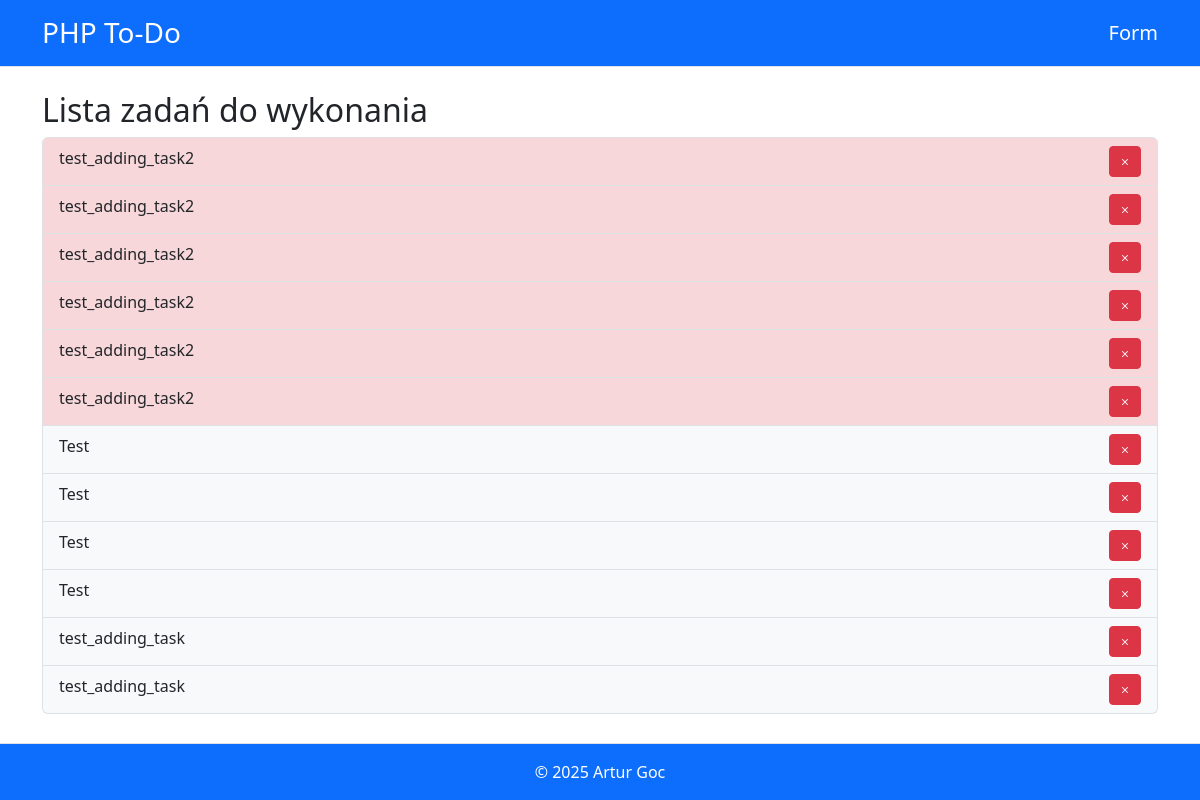
Before: / with the older database file.
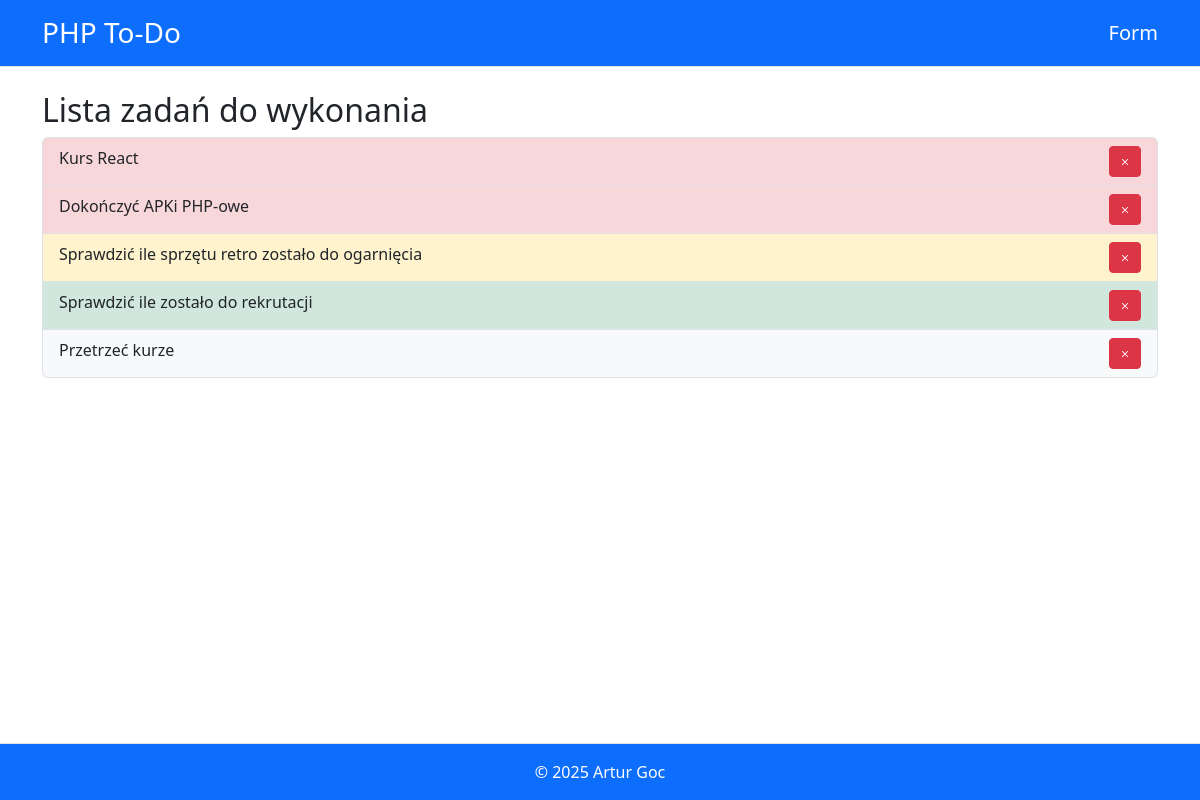
After: the same page with the newer database file.
### tables this page shows
CREATE TABLE tasks (
  id INTEGER PRIMARY KEY AUTOINCREMENT,
  title TEXT NOT NULL,
  created_at DATETIME DEFAULT CURRENT_TIMESTAMP
, priority INTEGER DEFAULT 0);

### src/Controller/TaskController.php (called while the page is built, shortened)
<?php
class TaskController {
    private Task $app;
    private $data;
    public function __construct()
    {
         $this->app = new Task;
         $this->data = null;
    }
    public function getData(): mixed {
        return $this->data;
    }
    public function handleRequests() {
                 $action = $_GET['action'] ?? 'list';
                    switch($action) {
                        default:
                            $this->data = $this->app->getAll();
                            break;
                    }
    }
}
?>

### src/Model/Task.php (called while the page is built, shortened)
<?php
class Task {
    public function connection() : PDO {
        $pdo = new PDO('sqlite:' . __DIR__ . '/../../database/todo.sqlite');
        $pdo->setAttribute(PDO::ATTR_ERRMODE, PDO::ERRMODE_EXCEPTION);
        return $pdo;
    }
    public function getAll() : array|false {
        $pdo = $this->connection();
        $sql = "SELECT * FROM tasks ORDER BY priority DESC";
        $stmt =  $pdo->query($sql);
        return $stmt->fetchAll(PDO::FETCH_ASSOC);
    }
}
?>

### src/View/List.php (the view)
<?php include __DIR__ . '/header.php'; ?>
  <h2>Lista zadań do wykonania</h2>
  <?php if (!empty($data)) : ?>
    <ul class="list-group">
        <?php foreach ($data as $task): ?>
            <?php
                $priority = (int)$task['priority'];
                $priorityClass = match (true) {
                $priority >= 3 => 'bg-danger-subtle',
                $priority === 2 => 'bg-warning-subtle',
                $priority === 1 => 'bg-success-subtle',
                default => 'bg-light'
            };
            ?>
        <li class="list-group-item <?= $priorityClass ?>">
            <div class="d-flex flex-row justify-content-between">
                <div>
                    <div>
                        <?= htmlspecialchars($task['title']) ?>
                    </div>
                </div>
                <div>
                    <a href="?action=delete&id=<?= $task['id'] ?>" class="btn btn-danger btn-sm" title="Usuń">
                        <i class="bi bi-x"></i>
                    </a>
                </div>
            </div>
        </li>
        <?php endforeach; ?>
    </ul>
    <?php else : ?>
        <p>Brak zadań do wyświeltenia</p>
    <?php endif; ?>
<?php include __DIR__ . '/footer.php'; ?>

### index.php (shortened to what this page needs)
<?php
require_once __DIR__ . '/src/Controller/TaskController.php';
require_once __DIR__ . '/src/Model/Task.php';
$controller = new TaskController();
$controller->handleRequests();
$data = $controller->getData();
$requestUri = $_SERVER['REQUEST_URI'] ?? '/';
$parsedUrl = parse_url($requestUri);
$scriptName = dirname($_SERVER['SCRIPT_NAME']);
$path = trim(str_replace($scriptName, '', $parsedUrl['path']), '/');
switch ($path) {
    default:
        include 'src/View/List.php';
        break;
}

### src/View/Header.php (shortened to what this page needs)
<!DOCTYPE html>
<html lang="pl">
<head>
    <link href="https://cdn.jsdelivr.net/npm/bootstrap@5.3.0/dist/css/bootstrap.min.css" rel="stylesheet">
    <link href="https://cdn.jsdelivr.net/npm/bootstrap-icons@1.10.5/font/bootstrap-icons.css" rel="stylesheet">
</head>
<body class="d-flex flex-column min-vh-100">
    <header class="bg-primary text-white py-3 border-bottom">
  <div class="container d-flex justify-content-between align-items-center">
    <a class="text-white text-decoration-none" href="/php-todo/">
      <h1 class="h3 mb-0">PHP To-Do</h1>
    </a>
    <a class="text-white text-decoration-none" href="/php-todo/form">
      <h2 class="h5 mb-0">Form</h2>
    </a>
  </div>
</header>
    <main class="flex-grow-1">
        <div class="container py-4">

### src/View/Footer.php
        </div>
    </main>
    <footer class="bg-primary py-3 border-top mt-auto">
        <div class="container text-center text-white">
            <p class="mb-0">© 2025 Artur Goc</p>
        </div>
    </footer>
</body>
</html>

Changed rows visible on the page:
removed tasks: title "test_adding_task2"
removed tasks: title "test_adding_task2"
removed tasks: title "test_adding_task2"
removed tasks: title "test_adding_task2"
removed tasks: title "test_adding_task2"
removed tasks: title "test_adding_task2"
removed tasks: title "Test", priority 0 (drawn)
removed tasks: title "Test", priority 0 (drawn)
removed tasks: title "Test", priority 0 (drawn)
removed tasks: title "Test", priority 0 (drawn)
removed tasks: title "test_adding_task", priority 0 (drawn)
removed tasks: title "test_adding_task", priority 0 (drawn)
added tasks: title "Kurs React"
added tasks: title "Dokończyć APKi PHP-owe"
added tasks: title "Sprawdzić ile sprzętu retro zostało do ogarnięcia", priority 2 (drawn)
added tasks: title "Sprawdzić ile zostało do rekrutacji", priority 1 (drawn)
added tasks: title "Przetrzeć kurze", priority 0 (drawn)
